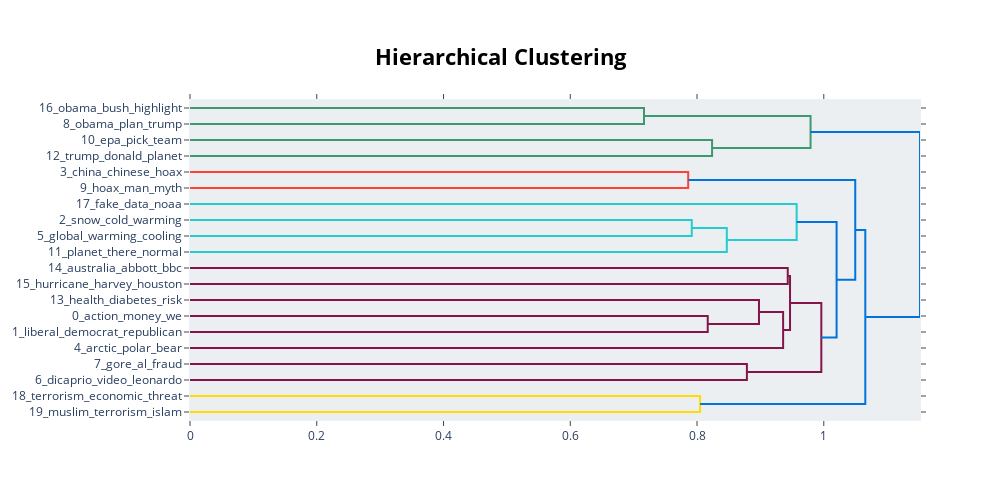

Notebook source saved alongside this figure:
### Markdown cell above
The `bertopic_model.visualize_heatmap()` method generates a heatmap that displays the top words and phrases associated with each topic. The color intensity indicates the relevance of each word or phrase to the topic. Darker colors represent higher relevance.

The heatmap shows the top 20 topics and their associated words. Each row represents a topic, and each column represents a word or phrase. The color intensity indicates the relevance of the word or phrase to the topic.

For example, the word "climate" is highly relevant to Topic 0, as indicated by the dark color of the cell in the first row and first column. This means that documents assigned to Topic 0 frequently mention the word "climate".

Similarly, the word "global" is highly relevant to Topic 4, and the word "arctic" is highly relevant to Topic 9.

By analyzing the heatmap, you can gain a deeper understanding of the topics in your text data and how they relate to each other. You can see which words and phrases are most characteristic of each topic, and how different topics are related based on their shared words and phrases.

Here are some specific insights you can extract from the heatmap:

* **Topic similarity:** Identify which topics are most similar and most dissimilar based on their shared words and phrases.
* **Key words and phrases:** Explore the top words and phrases associated with each topic to understand the main themes and concepts represented by each topic.
* **Topic evolution:** Track how topics change and evolve over time by comparing heatmaps generated from different time periods.

By interpreting the heatmap generated by `bertopic_model.visualize_heatmap()`, you can gain a deeper understanding of the topics in your text data and how they relate to each other. This information can be used for various purposes, such as topic modeling, document clustering, and identifying key themes and trends in the data.

### Code cell
bertopic_model.visualize_hierarchy(top_n_topics = 20)

### Figure 1 — Plotly figure (JSON) as saved in the notebook; plotly's stock layout.template omitted (floating-point values rounded to 4 significant figures)
{"data": [{"hoverinfo": "text", "marker": {"color": "rgb(61,153,112)"}, "mode": "lines", "type": "scatter", "x": [0, 0.7163, 0.7163, 0], "xaxis": "x", "y": [-5, -5, -15, -15], "yaxis": "y"}, {"hoverinfo": "text", "marker": {"color": "rgb(61,153,112)"}, "mode": "lines", "type": "scatter", "x": [0, 0.8237, 0.8237, 0], "xaxis": "x", "y": [-25, -25, -35, -35], "yaxis": "y"}, {"hoverinfo": "text", "marker": {"color": "rgb(61,153,112)"}, "mode": "lines", "type": "scatter", "x": [0.7163, 0.9791, 0.9791, 0.8237], "xaxis": "x", "y": [-10, -10, -30, -30], "yaxis": "y"}, {"hoverinfo": "text", "marker": {"color": "rgb(255,65,54)"}, "mode": "lines", "type": "scatter", "x": [0, 0.786, 0.786, 0], "xaxis": "x", "y": [-45, -45, -55, -55], "yaxis": "y"}, {"hoverinfo": "text", "marker": {"color": "rgb(35,205,205)"}, "mode": "lines", "type": "scatter", "x": [0, 0.7917, 0.7917, 0], "xaxis": "x", "y": [-75, -75, -85, -85], "yaxis": "y"}, {"hoverinfo": "text", "marker": {"color": "rgb(35,205,205)"}, "mode": "lines", "type": "scatter", "x": [0.7917, 0.847, 0.847, 0], "xaxis": "x", "y": [-80, -80, -95, -95], "yaxis": "y"}, {"hoverinfo": "text", "marker": {"color": "rgb(35,205,205)"}, "mode": "lines", "type": "scatter", "x": [0, 0.9572, 0.9572, 0.847], "xaxis": "x", "y": [-65, -65, -87.5, -87.5], "yaxis": "y"}, {"hoverinfo": "text", "marker": {"color": "rgb(133,20,75)"}, "mode": "lines", "type": "scatter", "x": [0, 0.9431, 0.9431, 0], "xaxis": "x", "y": [-105, -105, -115, -115], "yaxis": "y"}, {"hoverinfo": "text", "marker": {"color": "rgb(133,20,75)"}, "mode": "lines", "type": "scatter", "x": [0, 0.8169, 0.8169, 0], "xaxis": "x", "y": [-135, -135, -145, -145], "yaxis": "y"}, {"hoverinfo": "text", "marker": {"color": "rgb(133,20,75)"}, "mode": "lines", "type": "scatter", "x": [0, 0.8977, 0.8977, 0.8169], "xaxis": "x", "y": [-125, -125, -140, -140], "yaxis": "y"}, {"hoverinfo": "text", "marker": {"color": "rgb(133,20,75)"}, "mode": "lines", "type": "scatter", "x": [0.8977, 0.9358, 0.9358, 0], "xaxis": "x", "y": [-132.5, -132.5, -155, -155], "yaxis": "y"}, {"hoverinfo": "text", "marker": {"color": "rgb(133,20,75)"}, "mode": "lines", "type": "scatter", "x": [0.9431, 0.9467, 0.9467, 0.9358], "xaxis": "x", "y": [-110, -110, -143.8, -143.8], "yaxis": "y"}, {"hoverinfo": "text", "marker": {"color": "rgb(133,20,75)"}, "mode": "lines", "type": "scatter", "x": [0, 0.8787, 0.8787, 0], "xaxis": "x", "y": [-165, -165, -175, -175], "yaxis": "y"}, {"hoverinfo": "text", "marker": {"color": "rgb(133,20,75)"}, "mode": "lines", "type": "scatter", "x": [0.9467, 0.9961, 0.9961, 0.8787], "xaxis": "x", "y": [-126.9, -126.9, -170, -170], "yaxis": "y"}, {"hoverinfo": "text", "marker": {"color": "rgb(0,116,217)"}, "mode": "lines", "type": "scatter", "x": [0.9572, 1.02, 1.02, 0.9961], "xaxis": "x", "y": [-76.25, -76.25, -148.4, -148.4], "yaxis": "y"}, {"hoverinfo": "text", "marker": {"color": "rgb(0,116,217)"}, "mode": "lines", "type": "scatter", "x": [0.786, 1.05, 1.05, 1.02], "xaxis": "x", "y": [-50, -50, -112.3, -112.3], "yaxis": "y"}, {"hoverinfo": "text", "marker": {"color": "rgb(255,220,0)"}, "mode": "lines", "type": "scatter", "x": [0, 0.8048, 0.8048, 0], "xaxis": "x", "y": [-185, -185, -195, -195], "yaxis": "y"}, {"hoverinfo": "text", "marker": {"color": "rgb(0,116,217)"}, "mode": "lines", "type": "scatter", "x": [1.05, 1.065, 1.065, 0.8048], "xaxis": "x", "y": [-81.17, -81.17, -190, -190], "yaxis": "y"}, {"hoverinfo": "text", "marker": {"color": "rgb(0,116,217)"}, "mode": "lines", "type": "scatter", "x": [0.9791, 1.152, 1.152, 1.065], "xaxis": "x", "y": [-20, -20, -135.6, -135.6], "yaxis": "y"}], "layout": {"autosize": false, "height": 500, "hoverlabel": {"bgcolor": "white", "font": {"family": "Rockwell", "size": 16}}, "hovermode": "closest", "plot_bgcolor": "#ECEFF1", "showlegend": false, "title": {"font": {"color": "Black", "size": 22}, "text": "<b>Hierarchical Clustering</b>", "x": 0.5, "xanchor": "center", "yanchor": "top"}, "width": 1000, "xaxis": {"mirror": "allticks", "rangemode": "tozero", "showgrid": false, "showline": true, "showticklabels": true, "ticks": "outside", "type": "linear", "zeroline": false}, "yaxis": {"mirror": "allticks", "range": [-200, 0], "rangemode": "tozero", "showgrid": false, "showline": true, "showticklabels": true, "tickmode": "array", "ticks": "outside", "ticktext": ["16_obama_bush_highlight", "8_obama_plan_trump", "10_epa_pick_team", "12_trump_donald_planet", "3_china_chinese_hoax", "9_hoax_man_myth", "17_fake_data_noaa", "2_snow_cold_warming", "5_global_warming_cooling", "11_planet_there_normal", "14_australia_abbott_bbc", "15_hurricane_harvey_houston", "13_health_diabetes_risk", "0_action_money_we", "1_liberal_democrat_republican", "4_arctic_polar_bear", "7_gore_al_fraud", "6_dicaprio_video_leonardo", "18_terrorism_economic_threat", "19_muslim_terrorism_islam"], "tickvals": [-5, -15, -25, -35, -45, -55, -65, -75, -85, -95, -105, -115, -125, -135, -145, -155, -165, -175, -185, -195], "type": "linear", "zeroline": false}}}
